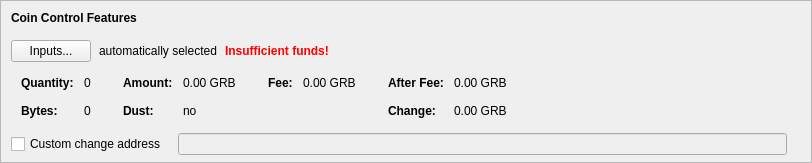
    <widget class="QFrame" name="frameCoinControl">
     <property name="sizePolicy">
      <sizepolicy hsizetype="Expanding" vsizetype="Expanding">
       <horstretch>0</horstretch>
       <verstretch>0</verstretch>
      </sizepolicy>
     </property>
     <property name="maximumSize">
      <size>
       <width>16777215</width>
       <height>16777215</height>
      </size>
     </property>
     <property name="frameShape">
      <enum>QFrame::StyledPanel</enum>
     </property>
     <property name="frameShadow">
      <enum>QFrame::Sunken</enum>
     </property>
     <layout class="QVBoxLayout" name="verticalLayoutCoinControl2">
      <property name="spacing">
       <number>0</number>
      </property>
      <property name="leftMargin">
       <number>0</number>
      </property>
      <property name="topMargin">
       <number>0</number>
      </property>
      <property name="rightMargin">
       <number>0</number>
      </property>
      <property name="bottomMargin">
       <number>6</number>
      </property>
      <item>
       <layout class="QVBoxLayout" name="verticalLayoutCoinControl" stretch="0,0,0,0,1">
        <property name="spacing">
         <number>0</number>
        </property>
        <property name="leftMargin">
         <number>10</number>
        </property>
        <property name="topMargin">
         <number>10</number>
        </property>
        <item>
         <layout class="QHBoxLayout" name="horizontalLayoutCoinControl1">
          <property name="bottomMargin">
           <number>15</number>
          </property>
          <item>
           <widget class="QLabel" name="labelCoinControlFeatures">
            <property name="sizePolicy">
             <sizepolicy hsizetype="Preferred" vsizetype="Maximum">
              <horstretch>0</horstretch>
              <verstretch>0</verstretch>
             </sizepolicy>
            </property>
            <property name="font">
             <font>
              <weight>75</weight>
              <bold>true</bold>
             </font>
            </property>
            <property name="styleSheet">
             <string notr="true">font-weight:bold;</string>
            </property>
            <property name="text">
             <string>Coin Control Features</string>
            </property>
           </widget>
          </item>
         </layout>
        </item>
        <item>
         <layout class="QHBoxLayout" name="horizontalLayoutCoinControl2" stretch="0,0,0,0">
          <property name="spacing">
           <number>8</number>
          </property>
          <property name="bottomMargin">
           <number>10</number>
          </property>
          <item>
           <widget class="QPushButton" name="pushButtonCoinControl">
            <property name="styleSheet">
             <string notr="true"/>
            </property>
            <property name="text">
             <string>Inputs...</string>
            </property>
            <property name="autoDefault">
             <bool>false</bool>
            </property>
           </widget>
          </item>
          <item>
           <widget class="QLabel" name="labelCoinControlAutomaticallySelected">
            <property name="text">
             <string>automatically selected</string>
            </property>
            <property name="margin">
             <number>5</number>
            </property>
           </widget>
          </item>
          <item>
           <widget class="QLabel" name="labelCoinControlInsuffFunds">
            <property name="font">
             <font>
              <weight>75</weight>
              <bold>true</bold>
             </font>
            </property>
            <property name="styleSheet">
             <string notr="true">color:red;font-weight:bold;</string>
            </property>
            <property name="text">
             <string>Insufficient funds!</string>
            </property>
            <property name="margin">
             <number>5</number>
            </property>
           </widget>
          </item>
          <item>
           <spacer name="horizontalSpacerCoinControl">
            <property name="orientation">
             <enum>Qt::Horizontal</enum>
            </property>
            <property name="sizeHint" stdset="0">
             <size>
              <width>40</width>
              <height>1</height>
             </size>
            </property>
           </spacer>
          </item>
         </layout>
        </item>
        <item>
         <widget class="QWidget" name="widgetCoinControl" native="true">
          <property name="sizePolicy">
           <sizepolicy hsizetype="Preferred" vsizetype="Preferred">
            <horstretch>0</horstretch>
            <verstretch>0</verstretch>
           </sizepolicy>
          </property>
          <property name="minimumSize">
           <size>
            <width>0</width>
            <height>0</height>
           </size>
          </property>
          <property name="styleSheet">
           <string notr="true"/>
          </property>
          <layout class="QHBoxLayout" name="horizontalLayoutCoinControl5">
           <property name="leftMargin">
            <number>0</number>
           </property>
           <property name="topMargin">
            <number>0</number>
           </property>
           <property name="rightMargin">
            <number>0</number>
           </property>
           <property name="bottomMargin">
            <number>0</number>
           </property>
           <item>
            <layout class="QHBoxLayout" name="horizontalLayoutCoinControl3" stretch="0,0,0,1">
             <property name="spacing">
              <number>20</number>
             </property>
             <property name="topMargin">
              <number>0</number>
             </property>
             <property name="bottomMargin">
              <number>10</number>
             </property>
             <item>
              <layout class="QFormLayout" name="formLayoutCoinControl1">
               <property name="horizontalSpacing">
                <number>10</number>
               </property>
               <property name="verticalSpacing">
                <number>14</number>
               </property>
               <property name="leftMargin">
                <number>10</number>
               </property>
               <property name="topMargin">
                <number>4</number>
               </property>
               <property name="rightMargin">
                <number>6</number>
               </property>
               <item row="0" column="0">
                <widget class="QLabel" name="labelCoinControlQuantityText">
                 <property name="font">
                  <font>
                   <weight>75</weight>
                   <bold>true</bold>
                  </font>
                 </property>
                 <property name="text">
                  <string>Quantity:</string>
                 </property>
                 <property name="margin">
                  <number>0</number>
                 </property>
                </widget>
               </item>
               <item row="0" column="1">
                <widget class="QLabel" name="labelCoinControlQuantity">
                 <property name="cursor">
                  <cursorShape>IBeamCursor</cursorShape>
                 </property>
                 <property name="contextMenuPolicy">
                  <enum>Qt::ActionsContextMenu</enum>
                 </property>
                 <property name="text">
                  <string notr="true">0</string>
                 </property>
                 <property name="margin">
                  <number>0</number>
                 </property>
                 <property name="textInteractionFlags">
                  <set>Qt::LinksAccessibleByMouse|Qt::TextSelectableByKeyboard|Qt::TextSelectableByMouse</set>
                 </property>
                </widget>
               </item>
               <item row="1" column="0">
                <widget class="QLabel" name="labelCoinControlBytesText">
                 <property name="font">
                  <font>
                   <weight>75</weight>
                   <bold>true</bold>
                  </font>
                 </property>
                 <property name="text">
                  <string>Bytes:</string>
                 </property>
                </widget>
               </item>
               <item row="1" column="1">
                <widget class="QLabel" name="labelCoinControlBytes">
                 <property name="cursor">
                  <cursorShape>IBeamCursor</cursorShape>
                 </property>
                 <property name="contextMenuPolicy">
                  <enum>Qt::ActionsContextMenu</enum>
                 </property>
                 <property name="text">
                  <string notr="true">0</string>
                 </property>
                 <property name="textInteractionFlags">
                  <set>Qt::LinksAccessibleByMouse|Qt::TextSelectableByKeyboard|Qt::TextSelectableByMouse</set>
                 </property>
                </widget>
               </item>
              </layout>
             </item>
             <item>
              <layout class="QFormLayout" name="formLayoutCoinControl2">
               <property name="horizontalSpacing">
                <number>10</number>
               </property>
               <property name="verticalSpacing">
                <number>14</number>
               </property>
               <property name="leftMargin">
                <number>6</number>
               </property>
               <property name="topMargin">
                <number>4</number>
               </property>
               <property name="rightMargin">
                <number>6</number>
               </property>
               <item row="0" column="0">
                <widget class="QLabel" name="labelCoinControlAmountText">
                 <property name="font">
                  <font>
                   <weight>75</weight>
                   <bold>true</bold>
                  </font>
                 </property>
                 <property name="text">
                  <string>Amount:</string>
                 </property>
                 <property name="margin">
                  <number>0</number>
                 </property>
                </widget>
               </item>
               <item row="0" column="1">
                <widget class="QLabel" name="labelCoinControlAmount">
                 <property name="cursor">
                  <cursorShape>IBeamCursor</cursorShape>
                 </property>
                 <property name="contextMenuPolicy">
                  <enum>Qt::ActionsContextMenu</enum>
                 </property>
                 <property name="text">
                  <string notr="true">0.00 GRB</string>
                 </property>
                 <property name="textInteractionFlags">
                  <set>Qt::LinksAccessibleByMouse|Qt::TextSelectableByKeyboard|Qt::TextSelectableByMouse</set>
                 </property>
                </widget>
               </item>
               <item row="1" column="0">
                <widget class="QLabel" name="labelCoinControlLowOutputText">
                 <property name="font">
                  <font>
                   <weight>75</weight>
                   <bold>true</bold>
                  </font>
                 </property>
                 <property name="text">
                  <string>Dust:</string>
                 </property>
                </widget>
               </item>
               <item row="1" column="1">
                <widget class="QLabel" name="labelCoinControlLowOutput">
                 <property name="cursor">
                  <cursorShape>IBeamCursor</cursorShape>
                 </property>
                 <property name="contextMenuPolicy">
                  <enum>Qt::ActionsContextMenu</enum>
                 </property>
                 <property name="text">
                  <string notr="true">no</string>
                 </property>
                 <property name="textInteractionFlags">
                  <set>Qt::LinksAccessibleByMouse|Qt::TextSelectableByKeyboard|Qt::TextSelectableByMouse</set>
                 </property>
                </widget>
               </item>
              </layout>
             </item>
             <item>
              <layout class="QFormLayout" name="formLayoutCoinControl3">
               <property name="horizontalSpacing">
                <number>10</number>
               </property>
               <property name="verticalSpacing">
                <number>14</number>
               </property>
               <property name="leftMargin">
                <number>6</number>
               </property>
               <property name="topMargin">
                <number>4</number>
               </property>
               <property name="rightMargin">
                <number>6</number>
               </property>
               <item row="0" column="0">
                <widget class="QLabel" name="labelCoinControlFeeText">
                 <property name="font">
                  <font>
                   <weight>75</weight>
                   <bold>true</bold>
                  </font>
                 </property>
                 <property name="text">
                  <string>Fee:</string>
                 </property>
                 <property name="margin">
                  <number>0</number>
                 </property>
                </widget>
               </item>
               <item row="0" column="1">
                <widget class="QLabel" name="labelCoinControlFee">
                 <property name="cursor">
                  <cursorShape>IBeamCursor</cursorShape>
                 </property>
                 <property name="contextMenuPolicy">
                  <enum>Qt::ActionsContextMenu</enum>
                 </property>
                 <property name="text">
                  <string notr="true">0.00 GRB</string>
                 </property>
                 <property name="textInteractionFlags">
                  <set>Qt::LinksAccessibleByMouse|Qt::TextSelectableByKeyboard|Qt::TextSelectableByMouse</set>
                 </property>
                </widget>
               </item>
              </layout>
             </item>
             <item>
              <layout class="QFormLayout" name="formLayoutCoinControl4">
               <property name="horizontalSpacing">
                <number>10</number>
               </property>
               <property name="verticalSpacing">
                <number>14</number>
               </property>
               <property name="leftMargin">
                <number>6</number>
               </property>
               <property name="topMargin">
                <number>4</number>
               </property>
               <property name="rightMargin">
                <number>6</number>
               </property>
               <item row="0" column="0">
                <widget class="QLabel" name="labelCoinControlAfterFeeText">
                 <property name="font">
                  <font>
                   <weight>75</weight>
                   <bold>true</bold>
                  </font>
                 </property>
                 <property name="text">
                  <string>After Fee:</string>
                 </property>
                 <property name="margin">
                  <number>0</number>
                 </property>
                </widget>
               </item>
               <item row="0" column="1">
                <widget class="QLabel" name="labelCoinControlAfterFee">
                 <property name="cursor">
                  <cursorShape>IBeamCursor</cursorShape>
                 </property>
                 <property name="contextMenuPolicy">
                  <enum>Qt::ActionsContextMenu</enum>
                 </property>
                 <property name="text">
                  <string notr="true">0.00 GRB</string>
                 </property>
                 <property name="textInteractionFlags">
                  <set>Qt::LinksAccessibleByMouse|Qt::TextSelectableByKeyboard|Qt::TextSelectableByMouse</set>
                 </property>
                </widget>
               </item>
               <item row="1" column="0">
                <widget class="QLabel" name="labelCoinControlChangeText">
                 <property name="font">
                  <font>
                   <weight>75</weight>
                   <bold>true</bold>
                  </font>
                 </property>
                 <property name="text">
                  <string>Change:</string>
                 </property>
                </widget>
               </item>
               <item row="1" column="1">
                <widget class="QLabel" name="labelCoinControlChange">
                 <property name="cursor">
                  <cursorShape>IBeamCursor</cursorShape>
                 </property>
                 <property name="contextMenuPolicy">
                  <enum>Qt::ActionsContextMenu</enum>
                 </property>
                 <property name="text">
                  <string notr="true">0.00 GRB</string>
                 </property>
                 <property name="textInteractionFlags">
                  <set>Qt::LinksAccessibleByMouse|Qt::TextSelectableByKeyboard|Qt::TextSelectableByMouse</set>
                 </property>
                </widget>
               </item>
              </layout>
             </item>
            </layout>
           </item>
          </layout>
         </widget>
        </item>
        <item>
         <layout class="QHBoxLayout" name="horizontalLayoutCoinControl4" stretch="0,0,0">
          <property name="spacing">
           <number>12</number>
          </property>
          <property name="sizeConstraint">
           <enum>QLayout::SetDefaultConstraint</enum>
          </property>
          <property name="topMargin">
           <number>5</number>
          </property>
          <property name="rightMargin">
           <number>5</number>
          </property>
          <item>
           <widget class="QCheckBox" name="checkBoxCoinControlChange">
            <property name="toolTip">
             <string>If this is activated, but the change address is empty or invalid, change will be sent to a newly generated address.</string>
            </property>
            <property name="text">
             <string>Custom change address</string>
            </property>
           </widget>
          </item>
          <item>
           <widget class="QValidatedLineEdit" name="lineEditCoinControlChange">
            <property name="enabled">
             <bool>false</bool>
            </property>
            <property name="sizePolicy">
             <sizepolicy hsizetype="Expanding" vsizetype="Fixed">
              <horstretch>0</horstretch>
              <verstretch>0</verstretch>
             </sizepolicy>
            </property>
           </widget>
          </item>
          <item>
           <widget class="QLabel" name="labelCoinControlChangeLabel">
            <property name="sizePolicy">
             <sizepolicy hsizetype="Preferred" vsizetype="Expanding">
              <horstretch>0</horstretch>
              <verstretch>0</verstretch>
             </sizepolicy>
            </property>
            <property name="minimumSize">
             <size>
              <width>0</width>
              <height>0</height>
             </size>
            </property>
            <property name="text">
             <string/>
            </property>
            <property name="margin">
             <number>3</number>
            </property>
           </widget>
          </item>
         </layout>
        </item>
        <item>
         <spacer name="verticalSpacerCoinControl">
          <property name="orientation">
           <enum>Qt::Vertical</enum>
          </property>
          <property name="sizeHint" stdset="0">
           <size>
            <width>800</width>
            <height>1</height>
           </size>
          </property>
         </spacer>
        </item>
       </layout>
      </item>
     </layout>
    </widget>
